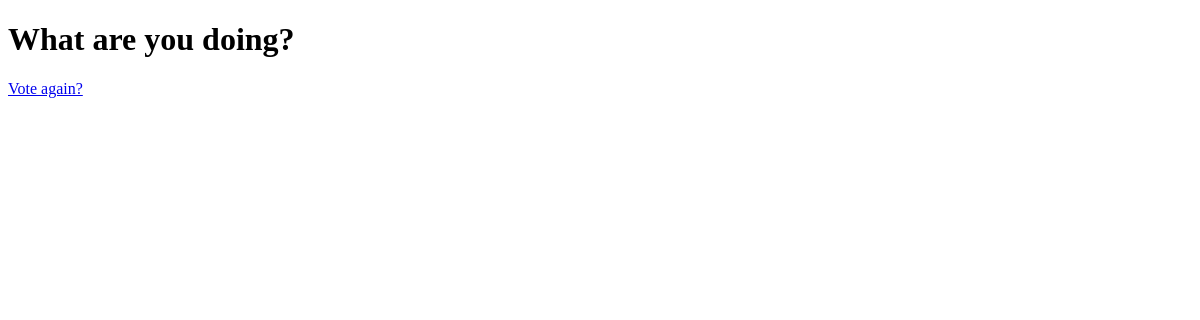
The page /polls/2/results/ on the database as committed earlier.
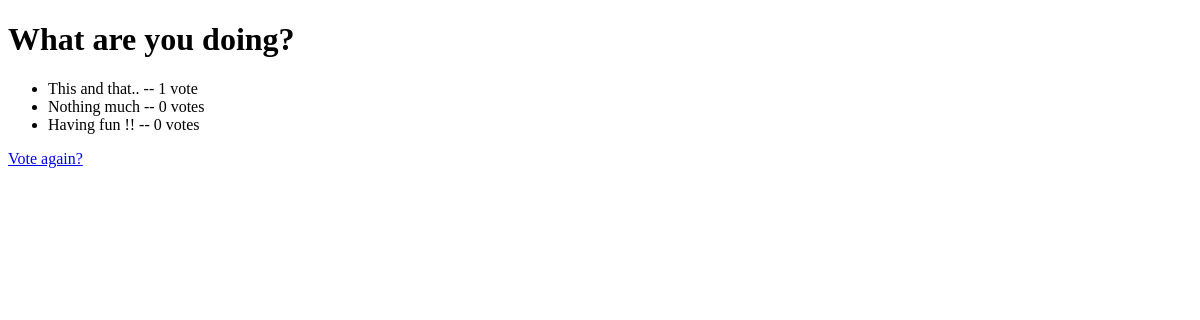
The same page on the database as committed later.
### polls/models.py (models this page shows, shortened)
class Question(models.Model):
    question_text = models.CharField(max_length=200)
    pub_date = models.DateTimeField("date published")

class Choice(models.Model):
    question = models.ForeignKey(Question, on_delete=models.CASCADE)
    choice_text = models.CharField(max_length=200)
    votes = models.IntegerField(default=0)

### polls/views.py (the view)
# urls.py: path("<int:pk>/results/", views.ResultsView.as_view(), name="results"),
class ResultsView(generic.DetailView):
    model = Question
    template_name = "polls/results.html"

### polls/templates/polls/results.html (shortened to what this page needs)
<!DOCTYPE html>
<html lang="en">
  <head>
  </head>
  <body>
    <h1>{{ question.question_text }}</h1>
<ul>
{% for choice in question.choice_set.all %}
    <li>{{ choice.choice_text }} -- {{ choice.votes }} vote{{ choice.votes|pluralize }}</li>
{% endfor %}
</ul>
<a href="{% url 'polls:detail' question.id %}">Vote again?</a>
  </body>
</html>

Rows that differ between the two databases and show on the page:
added Choice: choice_text "This and that..", votes "1"
added Choice: choice_text "Nothing much", votes "0"
added Choice: choice_text "Having fun !!", votes "0"
